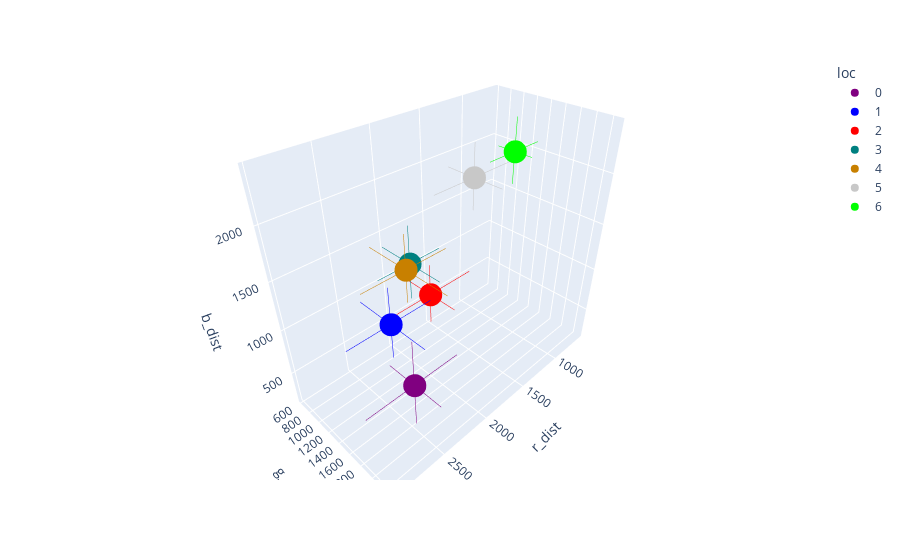

The notebook cell saved with this chart:
### Code cell
fig = px.scatter_3d(centers_df, x='r_dist', error_x='r_err', y='g_dist', error_y='g_err', z='b_dist', error_z='b_err',
            color='loc', color_discrete_map=color_discrete_map)
fig.show()

### Figure 1 — Plotly figure (JSON) as saved in the notebook; plotly's stock layout.template omitted (floating-point values rounded to 4 significant figures)
{"data": [{"error_x": {"array": [468.5]}, "error_y": {"array": [408.6]}, "error_z": {"array": [481.6]}, "hovertemplate": "loc=0<br>r_dist=%{x}<br>g_dist=%{y}<br>b_dist=%{z}<extra></extra>", "legendgroup": "0", "marker": {"color": "rgb(128, 0, 128)", "symbol": "circle"}, "mode": "markers", "name": "0", "scene": "scene", "showlegend": true, "type": "scatter3d", "x": [2488.0], "y": [1863.0], "z": [680.3]}, {"error_x": {"array": [400.4]}, "error_y": {"array": [511.1]}, "error_z": {"array": [357.6]}, "hovertemplate": "loc=1<br>r_dist=%{x}<br>g_dist=%{y}<br>b_dist=%{z}<extra></extra>", "legendgroup": "1", "marker": {"color": "rgb(0, 0, 255)", "symbol": "circle"}, "mode": "markers", "name": "1", "scene": "scene", "showlegend": true, "type": "scatter3d", "x": [2511.0], "y": [1583.0], "z": [1218.0]}, {"error_x": {"array": [463.1]}, "error_y": {"array": [379.9]}, "error_z": {"array": [304.7]}, "hovertemplate": "loc=2<br>r_dist=%{x}<br>g_dist=%{y}<br>b_dist=%{z}<extra></extra>", "legendgroup": "2", "marker": {"color": "rgb(255, 0, 0)", "symbol": "circle"}, "mode": "markers", "name": "2", "scene": "scene", "showlegend": true, "type": "scatter3d", "x": [2011.0], "y": [1434.0], "z": [1159.0]}, {"error_x": {"array": [329.7]}, "error_y": {"array": [485.4]}, "error_z": {"array": [376.6]}, "hovertemplate": "loc=3<br>r_dist=%{x}<br>g_dist=%{y}<br>b_dist=%{z}<extra></extra>", "legendgroup": "3", "marker": {"color": "rgb(0, 128, 128)", "symbol": "circle"}, "mode": "markers", "name": "3", "scene": "scene", "showlegend": true, "type": "scatter3d", "x": [2023.0], "y": [1123.0], "z": [1367.0]}, {"error_x": {"array": [425.3]}, "error_y": {"array": [617.9]}, "error_z": {"array": [332.9]}, "hovertemplate": "loc=4<br>r_dist=%{x}<br>g_dist=%{y}<br>b_dist=%{z}<extra></extra>", "legendgroup": "4", "marker": {"color": "rgb(200, 128, 0)", "symbol": "circle"}, "mode": "markers", "name": "4", "scene": "scene", "showlegend": true, "type": "scatter3d", "x": [2216.0], "y": [1374.0], "z": [1500.0]}, {"error_x": {"array": [474.8]}, "error_y": {"array": [434.2]}, "error_z": {"array": [332.8]}, "hovertemplate": "loc=5<br>r_dist=%{x}<br>g_dist=%{y}<br>b_dist=%{z}<extra></extra>", "legendgroup": "5", "marker": {"color": "rgb(200, 200, 200)", "symbol": "circle"}, "mode": "markers", "name": "5", "scene": "scene", "showlegend": true, "type": "scatter3d", "x": [1213.0], "y": [1050.0], "z": [1870.0]}, {"error_x": {"array": [315.3]}, "error_y": {"array": [246.6]}, "error_z": {"array": [311.8]}, "hovertemplate": "loc=6<br>r_dist=%{x}<br>g_dist=%{y}<br>b_dist=%{z}<extra></extra>", "legendgroup": "6", "marker": {"color": "rgb(0, 255, 0)", "symbol": "circle"}, "mode": "markers", "name": "6", "scene": "scene", "showlegend": true, "type": "scatter3d", "x": [942.8], "y": [1336.0], "z": [2097.0]}], "layout": {"legend": {"title": {"text": "loc"}, "tracegroupgap": 0}, "margin": {"t": 60}, "scene": {"domain": {"x": [0, 1], "y": [0, 1]}, "xaxis": {"title": {"text": "r_dist"}}, "yaxis": {"title": {"text": "g_dist"}}, "zaxis": {"title": {"text": "b_dist"}}}}}
